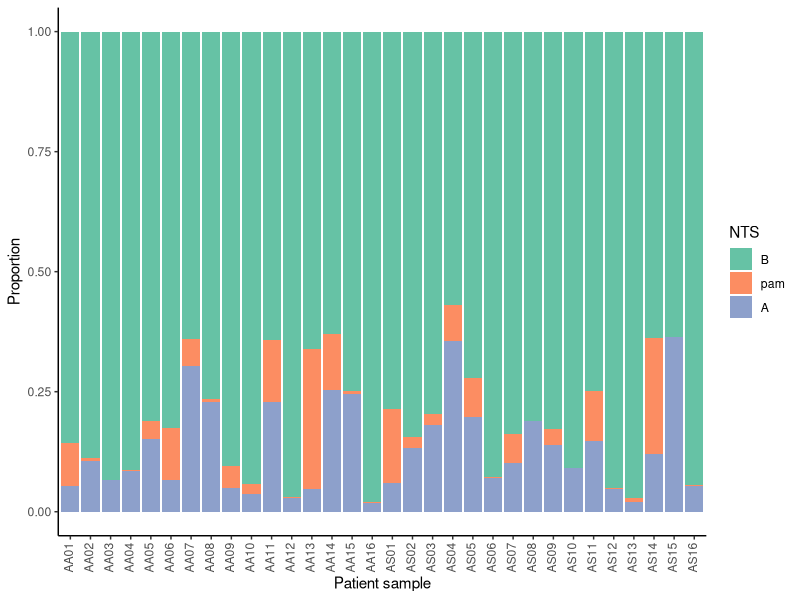
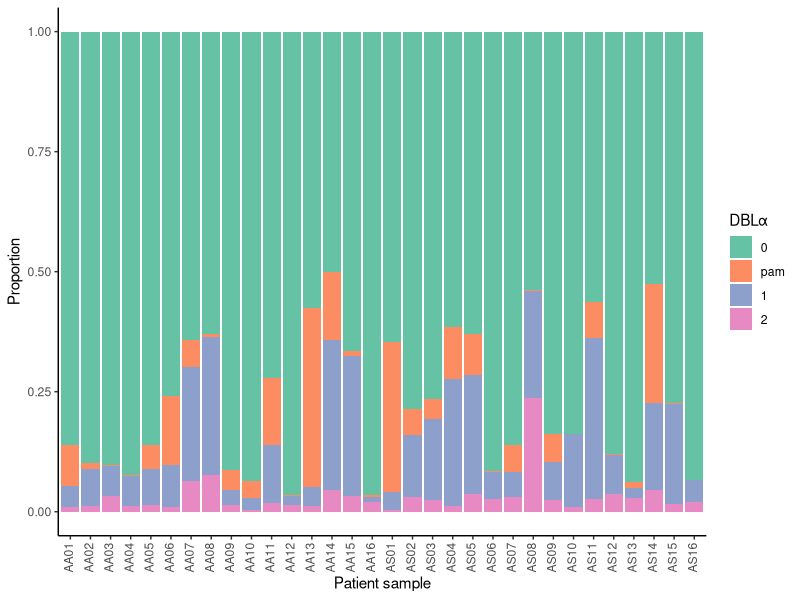
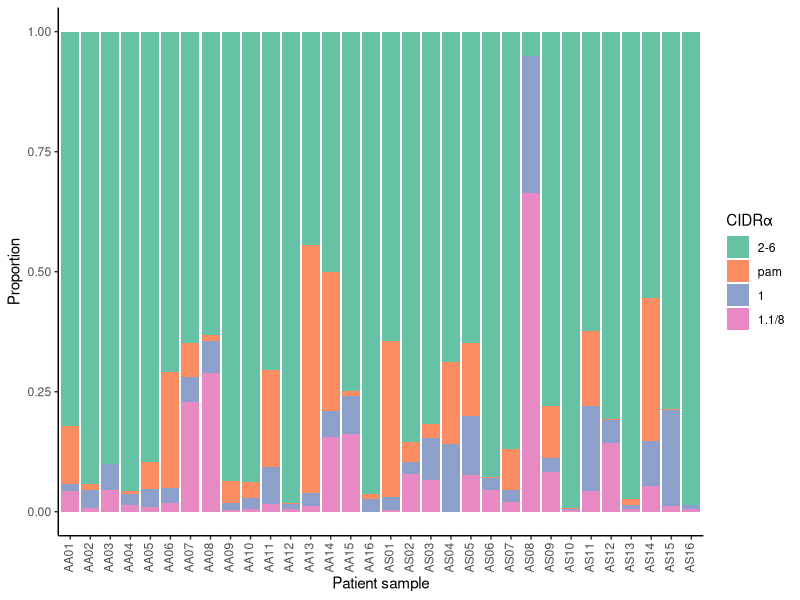
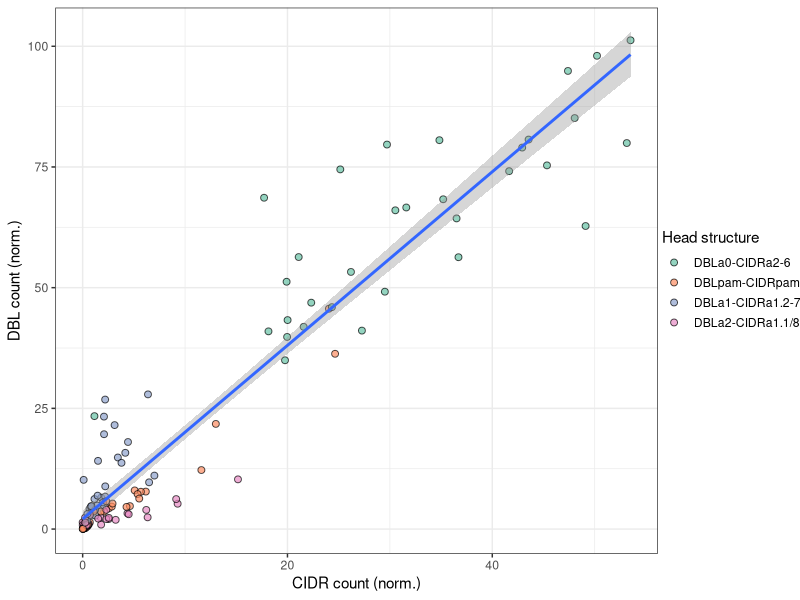
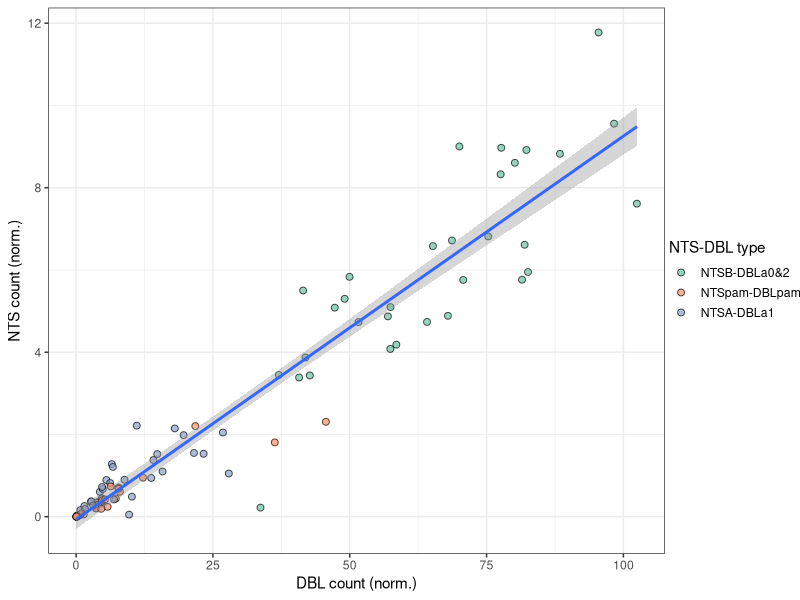
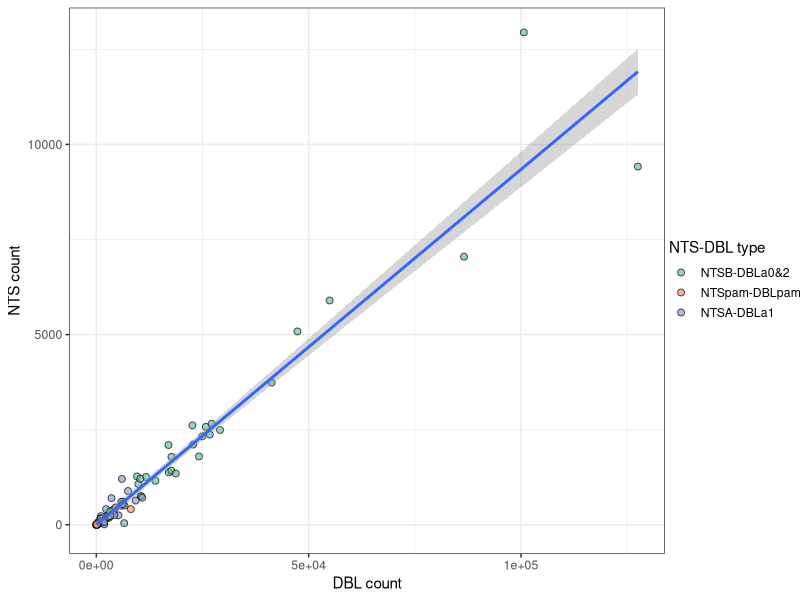

Write R code to recreate these figures, in order. (Note: this script raises an error after producing the figures.)
## ---- chunk 1
knitr::opts_chunk$set(warning=FALSE, message=FALSE,fig.path = 'Figs/')
## ---- chunk 2
grDevices::pdf.options(useDingbats = FALSE)
knitr::opts_chunk$set(fig.width=6, fig.height=2.5) 
library(dplyr)
library(ggplot2)
library(tidyr)
library(arsenal)
## ---- chunk 3
NTSSUM<-read.csv("Data/S2FIG_NTS.csv")
DBLSUM<-read.csv("Data/Fig5_DBLa.csv")
CIDRsum<-read.csv("Data/Fig5_CIDRa.csv")
## ---- chunk 4

pn2<-ggplot(NTSSUM,aes(x=Sample,y=CountN,fill=factor(NTStype, levels=c("B","pam", "A"))))+
  geom_bar(position="fill",stat="identity")+ylab("Proportion")+xlab("Patient sample")+
  guides(fill=guide_legend(title="NTS"))+theme_classic()+
  scale_fill_brewer(palette="Set2")+theme(axis.text.x=element_text(angle=(90), vjust = 0.3))

## ---- chunk 5

pd2<-ggplot(DBLSUM,aes(x=Sample,y=CountN,fill=factor(DBLatype, levels=c( "DBLa0","DBLpam", "DBLa1","DBLa2"))))+
  geom_bar(position="fill", stat="identity")+ylab("Proportion")+xlab("Patient sample")+
  guides(fill=guide_legend(title="DBL\u03b1"))+theme_classic()+
  scale_fill_brewer(palette="Set2",labels=c("0","pam","1","2"))+theme(axis.text.x=element_text(angle=(90), vjust = 0.3))

## ---- chunk 6
pc2<-ggplot(CIDRsum,aes(x=Sample,y=CountN,fill=factor(CIDRatype, levels=c( "CIDRa2-6", "CIDRpam","CIDRa1","CIDRa1.1/8"))))+geom_bar(position="fill",stat="identity")+
  ylab("Proportion")+
  guides(fill=guide_legend(title="CIDR\u03b1"))+theme_classic()+xlab("Patient sample")+
  scale_fill_brewer(palette="Set2",labels=c("2-6","pam","1","1.1/8"))+theme(axis.text.x=element_text(angle=(90), vjust = 0.3))

## ---- chunk 7
pn2+theme()
pd2+theme()
pc2+theme()
## ---- chunk 8
t.test(NTSSUM$CountN[NTSSUM$Genotype=="AA"],
       NTSSUM$CountN[NTSSUM$Genotype=="AS"])
t.test(NTSSUM$CountN[NTSSUM$Genotype=="AA"&NTSSUM$NTStype=="A"],
       NTSSUM$CountN[NTSSUM$Genotype=="AS"&NTSSUM$NTStype=="A"])
t.test(NTSSUM$CountN[NTSSUM$Genotype=="AA"&NTSSUM$NTStype=="A"],
       NTSSUM$CountN[NTSSUM$Genotype=="AA"&NTSSUM$NTStype=="B"])


t.test(NTSSUM$CountN[NTSSUM$Genotype=="AA"&NTSSUM$NTStype=="B"],
       NTSSUM$CountN[NTSSUM$Genotype=="AS"&NTSSUM$NTStype=="B"])

t.test(NTSSUM$CountN[NTSSUM$Genotype=="AA"&NTSSUM$NTStype=="pam"],
       NTSSUM$CountN[NTSSUM$Genotype=="AS"&NTSSUM$NTStype=="pam"])
## ---- chunk 9
t.test(DBLSUM$CountN[DBLSUM$Genotype=="AA"],
       DBLSUM$CountN[DBLSUM$Genotype=="AS"])
t.test(DBLSUM$CountN[DBLSUM$Genotype=="AA"&DBLSUM$DBLatype=="DBLa0"],
       DBLSUM$CountN[DBLSUM$Genotype=="AS"&DBLSUM$DBLatype=="DBLa0"])
t.test(DBLSUM$CountN[DBLSUM$Genotype=="AA"&DBLSUM$DBLatype=="DBLa0"],
       DBLSUM$CountN[DBLSUM$Genotype=="AA"&DBLSUM$DBLatype=="DBLa1"])


t.test(DBLSUM$CountN[DBLSUM$Genotype=="AA"&DBLSUM$DBLatype=="DBLa1"],
       DBLSUM$CountN[DBLSUM$Genotype=="AS"&DBLSUM$DBLatype=="DBLa1"])

t.test(DBLSUM$CountN[DBLSUM$Genotype=="AA"&DBLSUM$DBLatype=="DBLa2"],
       DBLSUM$CountN[DBLSUM$Genotype=="AS"&DBLSUM$DBLatype=="DBLa2"])

t.test(DBLSUM$CountN[DBLSUM$Genotype=="AA"&DBLSUM$DBLatype=="DBLpam"],
       DBLSUM$CountN[DBLSUM$Genotype=="AS"&DBLSUM$DBLatype=="DBLpam"])


## ---- chunk 10
t.test(CIDRsum$CountN[CIDRsum$Genotype=="AA"],
       CIDRsum$CountN[CIDRsum$Genotype=="AS"])

t.test(CIDRsum$CountN[CIDRsum$Genotype=="AA"&CIDRsum$CIDRatype=="CIDRa2-6"],
       CIDRsum$CountN[CIDRsum$Genotype=="AS"&CIDRsum$CIDRatype=="CIDRa2-6"])

t.test(CIDRsum$CountN[CIDRsum$Genotype=="AA"&CIDRsum$CIDRatype=="CIDRa1.1/8"],
       CIDRsum$CountN[CIDRsum$Genotype=="AS"&CIDRsum$CIDRatype=="CIDRa1.1/8"])
t.test(CIDRsum$CountN[CIDRsum$Genotype=="AA"&CIDRsum$CIDRatype=="CIDRa1"],
       CIDRsum$CountN[CIDRsum$Genotype=="AS"&CIDRsum$CIDRatype=="CIDRa1"])

t.test(CIDRsum$CountN[CIDRsum$Genotype=="AA"&CIDRsum$CIDRatype=="CIDRa1"|
                       CIDRsum$Genotype=="AA"&CIDRsum$CIDRatype=="CIDRa1.1/8"],  CIDRsum$CountN[CIDRsum$Genotype=="AS"&CIDRsum$CIDRatype=="CIDRa1"|
                       CIDRsum$Genotype=="AS"&CIDRsum$CIDRatype=="CIDRa1.1/8"])

t.test(CIDRsum$CountN[CIDRsum$Genotype=="AA"&CIDRsum$CIDRatype=="CIDRpam"],
       CIDRsum$CountN[CIDRsum$Genotype=="AS"&CIDRsum$CIDRatype=="CIDRpam"])
## ---- chunk 11
#Set the order of DBL and CIDR as factors
DBLSUM$DBLa<-factor(DBLSUM$DBLatype, levels=c( "DBLa0","DBLpam", "DBLa1","DBLa2"))
CIDRsum$CIDRat<-factor(CIDRsum$CIDRatype, levels=c( "CIDRa2-6", "CIDRpam","CIDRa1","CIDRa1.1/8"))

## ---- chunk 12
DBLhead=DBLSUM%>%
    dplyr::rename(CountNDBL=CountN,
         CountDBL=Count)%>%
  arrange(Sample,DBLa)
CIDRhead=CIDRsum%>%
  dplyr::rename(CountNCIDR=CountN,
         CountCIDR=Count)%>%
  arrange(Sample,CIDRat)
  
headstructure<-bind_cols(DBLhead,CIDRhead)
headstructure=headstructure%>%
  unite("Head_structure",DBLatype,CIDRatype,sep="-")%>%
  mutate(Head_structure=dplyr::recode(Head_structure, "DBLa1-CIDRa1" = "DBLa1-CIDRa1.2-7"))
headstructure$Head_structure<-factor(headstructure$Head_structure,levels=c("DBLa0-CIDRa2-6","DBLpam-CIDRpam","DBLa1-CIDRa1.2-7","DBLa2-CIDRa1.1/8"))

headstructure%>%
  ggplot(aes(x=CountNCIDR,y=CountNDBL))+geom_point(aes(fill=Head_structure),size=2,alpha=0.7,shape=21)+
  theme_bw()+geom_smooth(method=lm)+scale_fill_brewer(palette="Set2")+
  xlab(label="CIDR count (norm.)")+ylab(label="DBL count (norm.)")+
  theme(legend.position = "right",legend.margin=ggplot2::margin(-10,-10,-10,2),legend.box.margin = ggplot2::margin(-10,4,-10,-10),legend.key.height=unit(1,"line"))+ labs(fill = "Head structure")

summary(lm(CountNCIDR~CountNDBL,headstructure))
## ---- chunk 13
DBLheadSum=DBLhead%>%
  group_by(Sample)%>%
  mutate(DBLa=case_when(DBLa=="DBLa0"~"DBLa0&2",DBLa=="DBLa1"~"DBLa1",DBLa=="DBLa2"~"DBLa0&2",DBLa=="DBLpam"~"DBLpam"))%>%
  mutate(NTStype=case_when(DBLa=="DBLa0&2"~"B",DBLa=="DBLa1"~"A",DBLa=="DBLpam"~"pam"))%>%
  group_by(Sample,DBLa,NTStype)%>%
  mutate(CountNDBLsum=sum(CountNDBL))%>%
   mutate(CountDBLsum=sum(CountDBL))%>%
  summarise(DBLN=unique(CountNDBLsum),
            DBL=unique(CountDBLsum))
NTShead=NTSSUM%>%
  dplyr::rename(CountNNTS=CountN,
         CountNTS=Count)%>%
  arrange(Sample,NTStype)

DBLheadSum%>%
  left_join(NTShead)%>%
   mutate(NTSDBL=factor(paste0("NTS",NTStype,"-",DBLa),levels=c("NTSB-DBLa0&2","NTSpam-DBLpam","NTSA-DBLa1")))%>%
  ggplot(aes(x=DBLN,y=CountNNTS))+geom_point(aes(fill=NTSDBL),size=2,alpha=0.7,shape=21)+
  theme_bw()+geom_smooth(method=lm)+scale_fill_brewer(palette="Set2")+
  xlab(label="DBL count (norm.)")+ylab(label="NTS count (norm.)")+
  theme(legend.position = "right",legend.margin=ggplot2::margin(-10,-10,-10,2),legend.box.margin = ggplot2::margin(-10,4,-10,-10),legend.key.height=unit(1,"line"))+ labs(fill = "NTS-DBL type")

DBLheadSum%>%
  left_join(NTShead)%>%
  mutate(NTSDBL=factor(paste0("NTS",NTStype,"-",DBLa),levels=c("NTSB-DBLa0&2","NTSpam-DBLpam","NTSA-DBLa1")))%>%
  ggplot(aes(x=DBL,y=CountNTS))+geom_point(aes(fill=NTSDBL),size=2,alpha=0.7,shape=21)+
  theme_bw()+geom_smooth(method=lm)+scale_fill_brewer(palette="Set2")+
  xlab(label="DBL count")+ylab(label="NTS count")+
  theme(legend.position = "right",legend.margin=ggplot2::margin(-10,-10,-10,2),legend.box.margin = ggplot2::margin(-10,4,-10,-10),legend.key.height=unit(1,"line"))+ labs(fill = "NTS-DBL type")
## ---- chunk 14
df1=CIDRsum%>%
  dplyr::select(CIDRatype,Count,CountN)
 
df2=DBLSUM%>%
  dplyr::select(DBLatype,Count,CountN)


melted2 <- CIDRsum %>%
  dplyr::select(Sample,Genotype,Count,CIDRatype)%>%
  spread(CIDRatype, Count)
melted3 <- DBLSUM %>%
  dplyr::select(Sample,Count,DBLatype)%>%
  spread(DBLatype, Count)
mdfall<-left_join(melted2,melted3,by="Sample")
## ---- chunk 15
shapiro.test(mdfall[,3])
shapiro.test(mdfall[,4])
shapiro.test(mdfall[,5])
shapiro.test(mdfall[,6])
shapiro.test(mdfall[,7])
shapiro.test(mdfall[,8])
shapiro.test(mdfall[,9])
shapiro.test(mdfall[,10])
 t.test(mdfall[,3]  ~ Genotype, data = mdfall, paired = TRUE)
 t.test(mdfall[,4]  ~ Genotype, data = mdfall, paired = TRUE)
  t.test(mdfall[,5]  ~ Genotype, data = mdfall, paired = TRUE)
   t.test(mdfall[,6]  ~ Genotype, data = mdfall, paired = TRUE)
    t.test(mdfall[,7]  ~ Genotype, data = mdfall, paired = TRUE)
     t.test(mdfall[,8]  ~ Genotype, data = mdfall, paired = TRUE)
      t.test(mdfall[,9]  ~ Genotype, data = mdfall, paired = TRUE)
      t.test(mdfall[,10]  ~ Genotype, data = mdfall, paired = TRUE)
## ---- chunk 16

mdf1 <- mdfall %>%
mutate(Sample=as.numeric(paste(sub("..","",Sample))))%>%
  rename(!!paste("CIDR","\u03B1","1.2-7",sep=""):=CIDRa1)%>%
rename(!!paste("CIDR","\u03B1","1.1/8",sep=""):="CIDRa1.1/8")
colnames(mdf1)
table_one <- paired(Genotype ~ `CIDRa1.2-7`+`CIDRa1.1/8`+`CIDRa2-6`+`CIDRpam`+DBLa0+DBLa1+DBLa2+DBLpam ,id=Sample, data = mdf1, control=paired.control(numeric.test="signed.rank",digits = 1)) 
summary(table_one, title = "Domain raw read counts",pfootnote=T)
